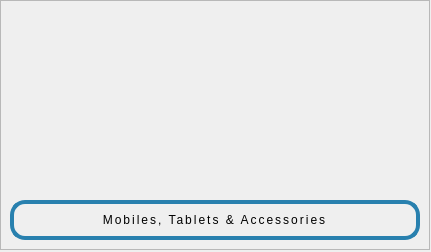
<?xml version="1.0" encoding="UTF-8"?>
<ui version="4.0">
 <class>CategoryGuiWidget</class>
 <widget class="QWidget" name="CategoryGuiWidget">
  <property name="geometry">
   <rect>
    <x>0</x>
    <y>0</y>
    <width>431</width>
    <height>252</height>
   </rect>
  </property>
  <property name="minimumSize">
   <size>
    <width>431</width>
    <height>252</height>
   </size>
  </property>
  <property name="maximumSize">
   <size>
    <width>431</width>
    <height>252</height>
   </size>
  </property>
  <property name="windowTitle">
   <string>Form</string>
  </property>
  <widget class="QFrame" name="frm1_categoryItem">
   <property name="geometry">
    <rect>
     <x>0</x>
     <y>0</y>
     <width>430</width>
     <height>250</height>
    </rect>
   </property>
   <property name="minimumSize">
    <size>
     <width>430</width>
     <height>250</height>
    </size>
   </property>
   <property name="maximumSize">
    <size>
     <width>430</width>
     <height>250</height>
    </size>
   </property>
   <property name="styleSheet">
    <string notr="true"/>
   </property>
   <property name="frameShape">
    <enum>QFrame::StyledPanel</enum>
   </property>
   <property name="frameShadow">
    <enum>QFrame::Raised</enum>
   </property>
   <layout class="QGridLayout" name="gridLayout_17">
    <item row="0" column="0">
     <widget class="QLabel" name="lb_frm1_img">
      <property name="minimumSize">
       <size>
        <width>150</width>
        <height>0</height>
       </size>
      </property>
      <property name="styleSheet">
       <string notr="true"/>
      </property>
      <property name="text">
       <string/>
      </property>
      <property name="pixmap">
       <pixmap resource="Resources.qrc">:/img/assets/img/categories/1.png</pixmap>
      </property>
      <property name="scaledContents">
       <bool>true</bool>
      </property>
     </widget>
    </item>
    <item row="1" column="0">
     <widget class="QPushButton" name="btn_frm1_nameCategory">
      <property name="minimumSize">
       <size>
        <width>0</width>
        <height>40</height>
       </size>
      </property>
      <property name="cursor">
       <cursorShape>PointingHandCursor</cursorShape>
      </property>
      <property name="styleSheet">
       <string notr="true">*{
background-color: ;
border: 4px solid #2880AE;
border-radius: 15px;
color: #000000;
font: 13pt &quot;Segoe UI&quot;;
letter-spacing: 2px;
}
*:hover {
font: 500 14pt &quot;Segoe UI&quot;;
border: 4px solid #44a2d5;
padding: 0 0 2px 0;
}

</string>
      </property>
      <property name="text">
       <string>Mobiles, Tablets &amp;&amp; Accessories</string>
      </property>
     </widget>
    </item>
   </layout>
  </widget>
 </widget>
 <resources>
  <include location="Resources.qrc"/>
 </resources>
 <connections/>
</ui>
